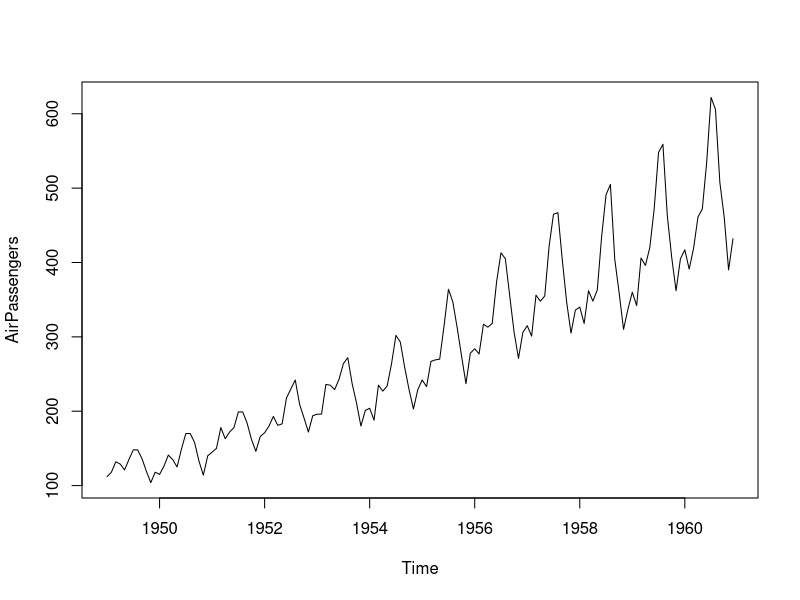
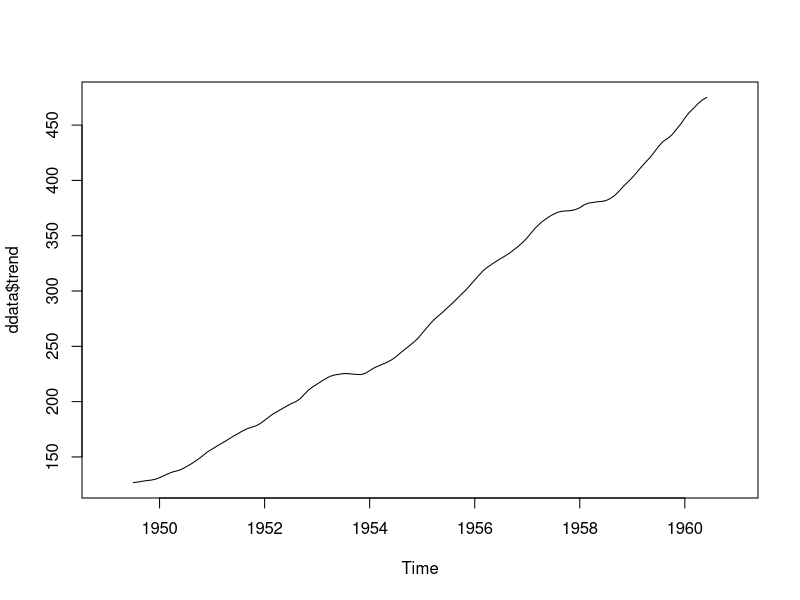
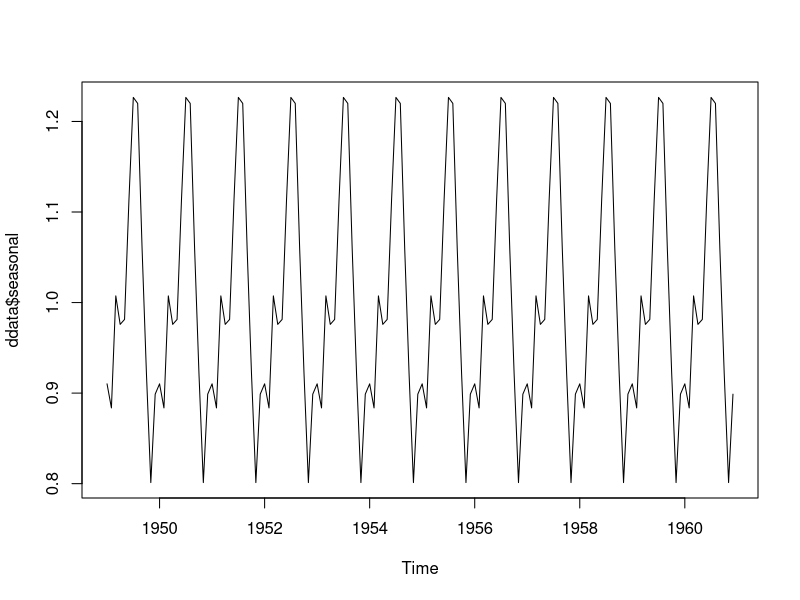
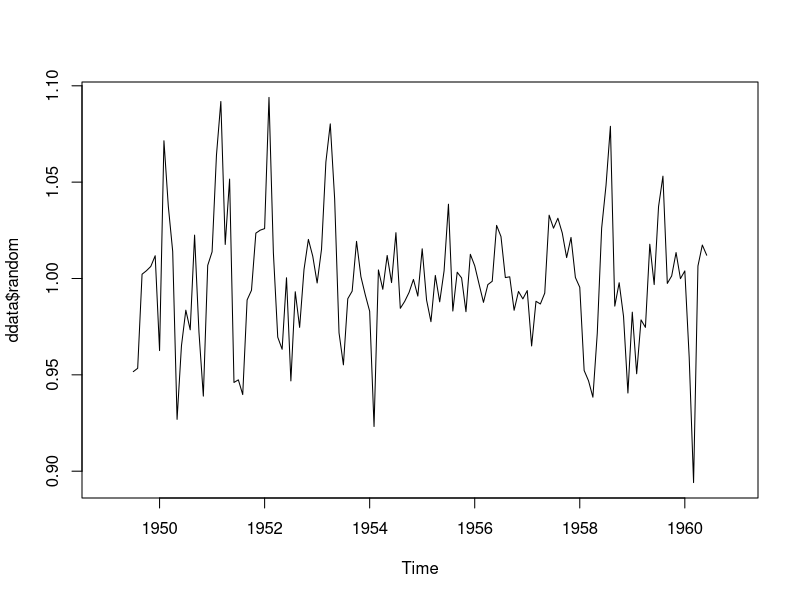
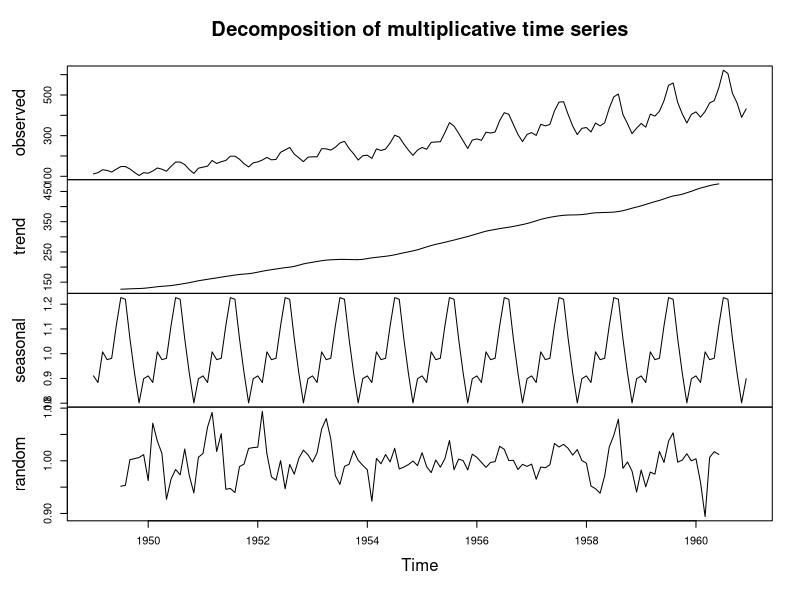
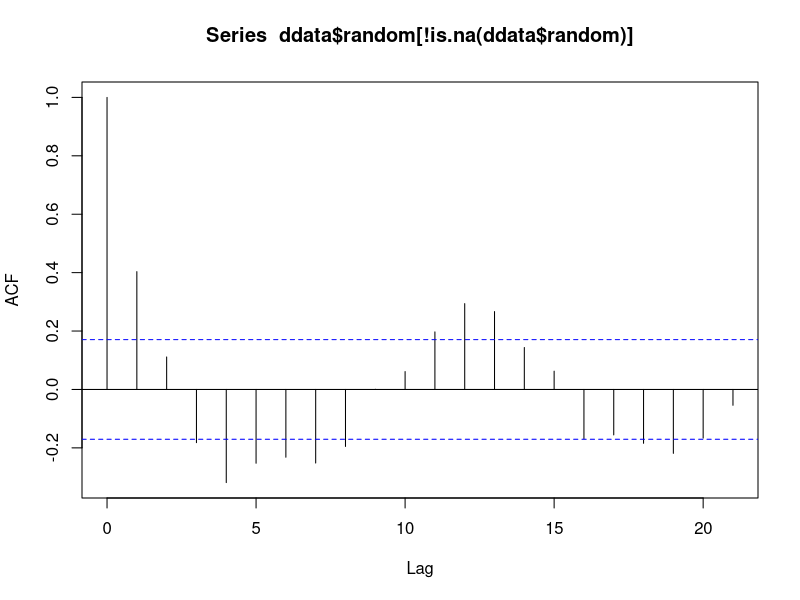
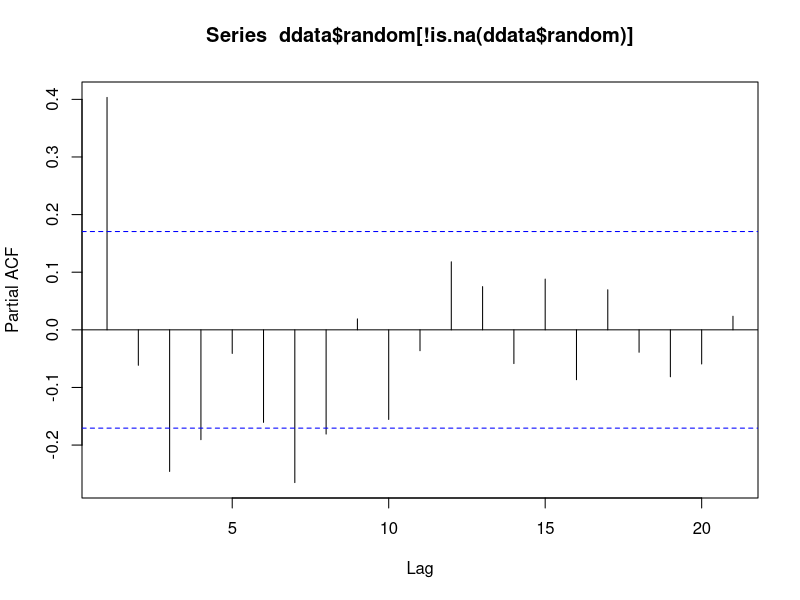
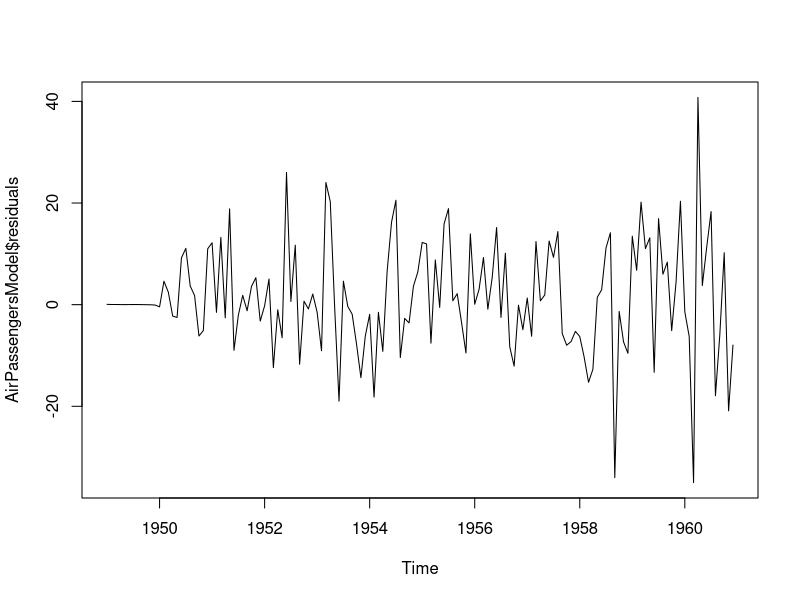

Here is the R script that generated these plots, in order:
# load library
library(forecast)
library(tseries)

# load data
data(AirPassengers)

# check what type of variable the data is
class(AirPassengers)

#Q: What if your data set is not yet a time series? 
datats <- ts(AirPassengers)
datats
datats <- ts(AirPassengers, frequency = 12)
datats
datats <- ts(AirPassengers, frequency = 12, start = c(1949, 1))
datats

# inspect beginning of data set
start(AirPassengers)
# inspect end of data set
end(AirPassengers)

# print data set to console
AirPassengers

# check frequency of time series
frequency(AirPassengers)

# plot data
plot(AirPassengers)

# Q: Explain the course of the time series in own words and what whype of components you expect

# decompose the time series
ddata <- decompose(AirPassengers, type = "multiplicative")

# Q: Inspect the variable in the workspace

# plot the individual components
plot(ddata$trend)
plot(ddata$seasonal)
plot(ddata$random)

# or better plot all at once
plot(ddata)

# the random component should be have zero
mean(ddata$random, na.rm=TRUE)
# --> it's not
# the random component should not look like it still contains cyclic/seasonal information
acf(ddata$random[!is.na(ddata$random)])
pacf(ddata$random[!is.na(ddata$random)])
# --> it still does

# run automatic arima model to estimate q and p parameters
AirPassengersModel <- auto.arima(AirPassengers)
plot.ts(AirPassengersModel$residuals)

# check the meand and autocorrelation of the random component of the new model
mean(AirPassengersModel$residuals, na.rm=TRUE)
acf(AirPassengersModel$residuals)
pacf(AirPassengersModel$residuals)
# Q: is it better? yes. 

# use this model to calculate the forecast for the next 10 years
AirPassengersForecast <- forecast(AirPassengersModel, level = c (95), h = 10*12)
plot(AirPassengersForecast)
